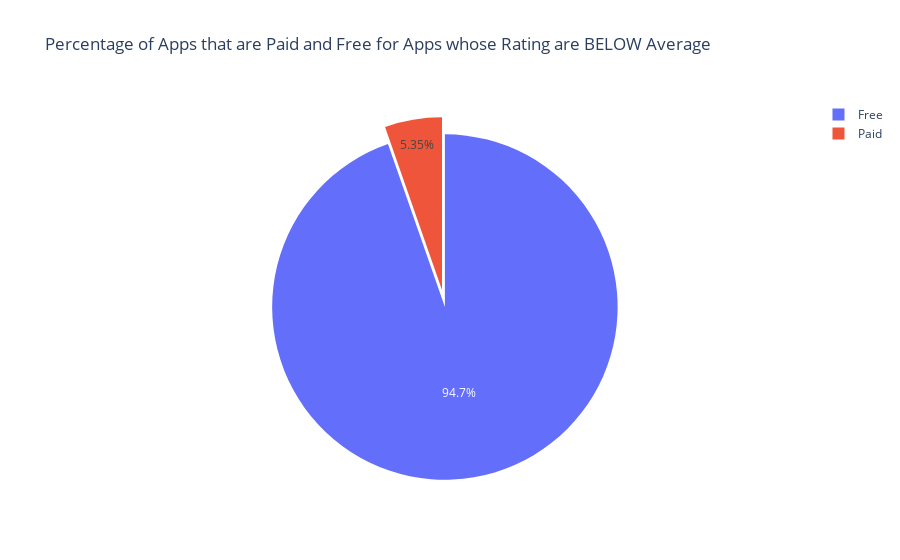

This figure's notebook cell:
### Code cell
col = "Type"
grouped = rbelow[col].value_counts().reset_index()
grouped = grouped.rename(columns = {col : "count", "index" : col})

trace = go.Pie(labels=grouped[col], values=grouped['count'], pull=[0.1, 0])
layout = {'title': 'Percentage of Apps that are Paid and Free for Apps whose Rating are BELOW Average'}
fig = go.Figure(data = [trace], layout = layout)
iplot(fig)

### Figure 1 — Plotly figure (JSON) as saved in the notebook; plotly's stock layout.template omitted (floating-point values rounded to 4 significant figures)
{"data": [{"labels": ["Free", "Paid"], "pull": [0.1, 0], "type": "pie", "values": [3099, 175]}], "layout": {"title": {"text": "Percentage of Apps that are Paid and Free for Apps whose Rating are BELOW Average"}}}
